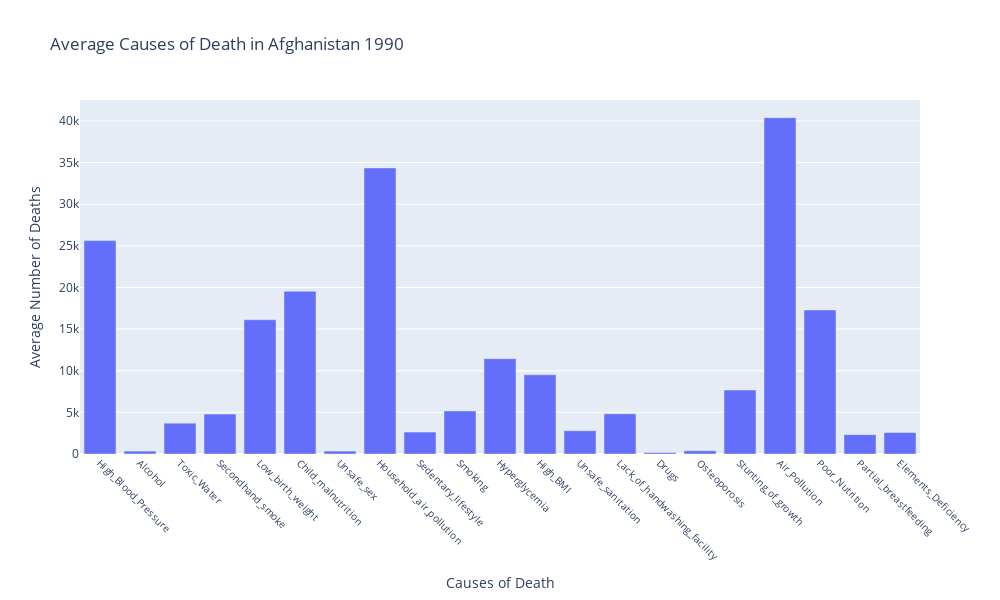

The code cell stored with this chart in its notebook:
### Code cell
# Register the function to be called when dropdown value changes
country_dropdown.observe(on_dropdown_change, names='value')
year_dropdown.observe(on_dropdown_change, names='value')

# Display the dropdown widget and initial plot
display(country_dropdown)
display(year_dropdown)

# Get the initial selected country from the dropdown menu
selected_country = country_dropdown.value
selected_year = year_dropdown.value

# Update the plot for the initial selection
update_plot(selected_country, selected_year)

### Figure 1 — Plotly figure (JSON) as saved in the notebook; plotly's stock layout.template omitted (floating-point values rounded to 4 significant figures)
{"data": [{"alignmentgroup": "True", "hovertemplate": "Causes of Death=%{x}<br>Average Number of Deaths=%{y}<extra></extra>", "legendgroup": "", "marker": {"color": "#636efa", "pattern": {"shape": ""}}, "name": "", "offsetgroup": "", "orientation": "v", "showlegend": false, "textposition": "auto", "type": "bar", "x": ["High_Blood_Pressure", "Alcohol", "Toxic_Water", "Secondhand_smoke", "Low_birth_weight", "Child_malnutrition", "Unsafe_sex", "Household_air_pollution", "Sedentary_lifestyle", "Smoking", "Hyperglycemia", "High_BMI", "Unsafe_sanitation", "Lack_of_handwashing_facility", "Drugs", "Osteoporosis", "Stunting_of_growth", "Air_Pollution", "Poor_Nutrition", "Partial_breastfeeding", "Elements_Deficiency"], "xaxis": "x", "y": [25633, 356, 3702, 4794, 16135, 19546, 351, 34372, 2637, 5174, 11449, 9518, 2798, 4825, 174, 389, 7686, 40400, 17305, 2323, 2580], "yaxis": "y"}], "layout": {"barmode": "relative", "height": 600, "legend": {"tracegroupgap": 0}, "title": {"text": "Average Causes of Death in Afghanistan 1990"}, "width": 1000, "xaxis": {"anchor": "y", "autorange": true, "domain": [0, 1], "range": [-0.5, 20.5], "tickangle": 45, "tickfont": {"size": 10}, "title": {"text": "Causes of Death"}, "type": "category"}, "yaxis": {"anchor": "x", "autorange": true, "domain": [0, 1], "range": [0, 42530.0], "title": {"text": "Average Number of Deaths"}, "type": "linear"}}}
